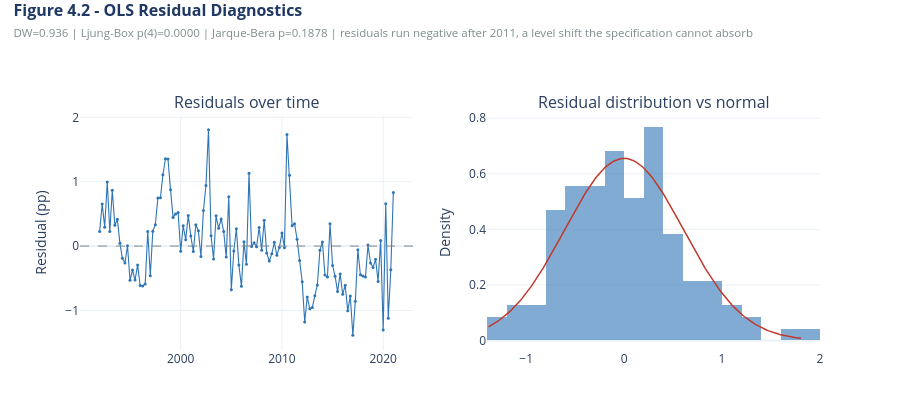

Notebook cell for this chart:
### Code cell
# 4.7 - Figure 4.2 OLS residual diagnostics
ols_m = results['OLS']['model']
resid = ols_m.resid
ix_tr = results['OLS']['idx_train']
dw    = durbin_watson(resid)
lb    = acorr_ljungbox(resid, lags=[4, 8], return_df=True)
jb_p  = stats.jarque_bera(resid)[1]

fig = make_subplots(rows=1, cols=2, horizontal_spacing=0.10,
                    subplot_titles=['Residuals over time',
                                    'Residual distribution vs normal'])

fig.add_trace(go.Scatter(x=ix_tr, y=resid, mode='lines+markers', showlegend=False,
                         line=dict(color=BLUE, width=1.1), marker=dict(size=3)),
              row=1, col=1)
fig.add_hline(y=0, line_dash='dash', line_color=GREY, line_width=1, row=1, col=1)

fig.add_trace(go.Histogram(x=resid, nbinsx=25, histnorm='probability density',
                           marker_color=BLUE, opacity=0.6, showlegend=False),
              row=1, col=2)
grid = np.linspace(resid.min(), resid.max(), 200)
fig.add_trace(go.Scatter(x=grid, y=stats.norm.pdf(grid, resid.mean(), resid.std()),
                         mode='lines', line=dict(color=RED, width=1.5),
                         showlegend=False), row=1, col=2)

fig.update_layout(
    title=dict(text=('<b>Figure 4.2 - OLS Residual Diagnostics</b>'
                     f'<br><span style="font-size:11.5px;color:{GREY}">'
                     f'DW={dw:.3f} | Ljung-Box p(4)={lb["lb_pvalue"].iloc[0]:.4f} | '
                     f'Jarque-Bera p={jb_p:.4f} | residuals run negative after 2011, '
                     'a level shift the specification cannot absorb</span>'),
               font=dict(size=16, color=NAVY), x=0.015, xanchor='left',
               y=0.96, yanchor='top'),
    template=TEMPLATE, height=400, margin=dict(t=115, b=50))
fig.update_yaxes(title_text='Residual (pp)', row=1, col=1)
fig.update_yaxes(title_text='Density', row=1, col=2)
fig.show()

print(f'DW={dw:.4f} | LB p(4)={lb["lb_pvalue"].iloc[0]:.4f}, '
      f'p(8)={lb["lb_pvalue"].iloc[1]:.4f} | Jarque-Bera p={jb_p:.4f}')
